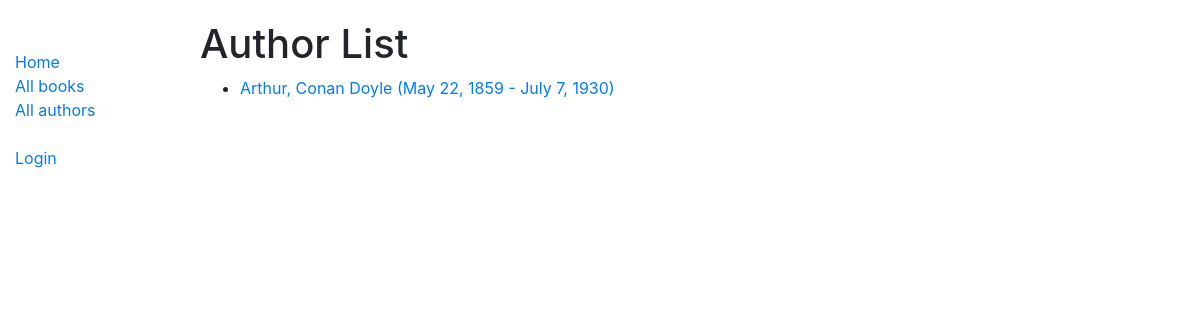
Screenshot of /catalog/authors/ with the database file from the repository.
### catalog/models.py (models this page shows, shortened)
class Author(models.Model):
    first_name = models.CharField(max_length=100)
    last_name = models.CharField(max_length=100)
    date_of_birth = models.DateField(null=True, blank=True)
    date_of_death = models.DateField('Died', null=True, blank=True)
    class Meta:
        ordering = ['last_name', 'first_name']
    def get_absolute_url(self):
        return reverse('author-detail', args=[str(self.id)])

### catalog/views.py (the view)
# urls.py: path('authors/', views.AuthorListView.as_view(), name='authors'),
class AuthorListView(generic.ListView):
    model = Author
    paginate_by = 10

### catalog/templates/catalog/author_list.html
{% extends "base_generic.html" %}
{% block content %}
  <h1>Author List</h1>
  {% if author_list %}
  <ul>
    {% for author in author_list %}
      <li>
        <a href="{{ author.get_absolute_url }}">{{ author.first_name }}, {{ author.last_name }}
        {% if author.date_of_birth and author.date_of_death %}
            ({{ author.date_of_birth }} - {{ author.date_of_death }})
        {% elif author.date_of_birth %}
            {{ author.date_of_birth }})
        {% endif %}
        </a>
      </li>
    {% endfor %}
  </ul>
  {% else %}
    <p>There are no authors.</p>
  {% endif %}
{% endblock %}

### rows the page displays
Author: first_name "Arthur", last_name "Conan Doyle", date_of_birth "May 22, 1859", date_of_death "July 7, 1930"
